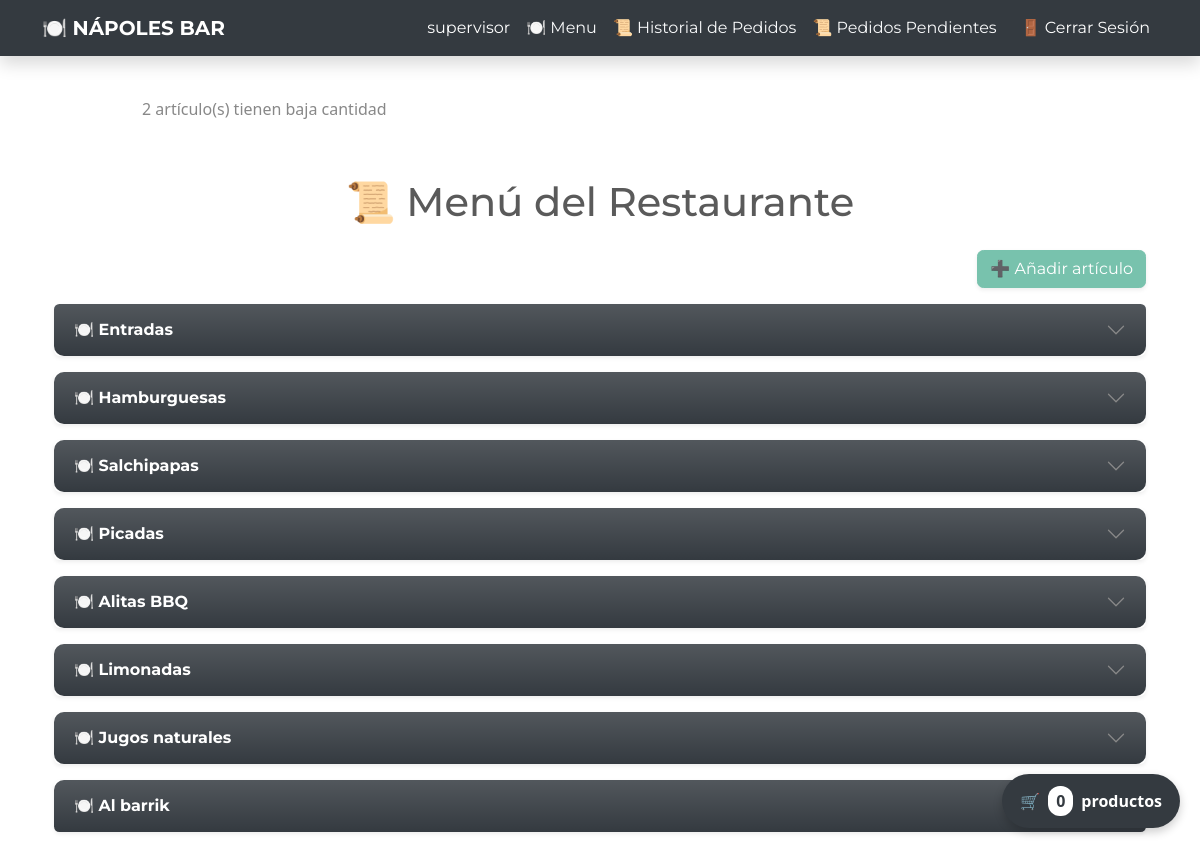
Screenshot of /dashboard/ (signed in) with the database file from the repository.
### inventory/models.py (models this page shows, shortened)
class Category(models.Model):
    name = models.CharField(max_length=200)
    class Meta:
        verbose_name_plural = 'categories'

### inventory/views.py (the view)
# urls.py: path('dashboard/', Dashboard.as_view(), name='dashboard'),
class Dashboard(LoginRequiredMixin, View):
    def get(self, request):
        if request.user.groups.filter(name="Empleado").exists():
            items = InventoryItem.objects.filter(assigned_group__name="Empleado")
        else:
            items = InventoryItem.objects.all()
        categories = Category.objects.all()  # 🔹 Agregar consulta de categorías
        low_inventory = items.filter(quantity__lte=LOW_QUANTITY)
        if low_inventory.exists():
            messages.error(request, f"{low_inventory.count()} artículo(s) tienen baja cantidad")
        low_inventory_ids = low_inventory.values_list("id", flat=True)
        is_admin = request.user.is_superuser or request.user.groups.filter(name="Administrador").exists()
        is_supervisor = request.user.groups.filter(name="Supervisor").exists()
        return render(
            request,
            "inventory/dashboard.html",
            {
                "items": items,
                "categories": categories,  # 🔹 Pasar categorías al template
                "low_inventory_ids": low_inventory_ids,
                "is_admin": is_admin,
                "is_supervisor": is_supervisor
            }
        )

### inventory/templates/inventory/dashboard.html (shortened to what this page needs)
{% extends 'inventory/base.html' %}
{% block content %}
{% if messages %}
    <div class="row mt-3">
        {% for message in messages %}
            <div class="col-md-10 col-12 mx-auto alert alert-{{ message.tags }}">
                {{ message }}
            </div>
        {% endfor %}
    </div>
{% endif %}
<div class="container mt-4">
    <h1 class="text-center mb-4">📜 Menú del Restaurante</h1>
    <div class="d-flex justify-content-end mb-3">
        {% if perms.inventory.manage_inventory %}
            <a href="{% url 'add-item' %}" class="btn btn-primary shadow-sm">➕ Añadir artículo</a>
        {% endif %}
    </div>
    <div class="accordion" id="menuAccordion">
        {% for category in categories %}
        <div class="accordion-item border-0 rounded shadow-sm mb-3">
            <h2 class="accordion-header" id="heading{{ category.id }}">
                <button class="accordion-button fw-bold text-white bg-gradient bg-dark collapsed" type="button" data-bs-toggle="collapse" data-bs-target="#collapse{{ category.id }}" aria-expanded="false" aria-controls="collapse{{ category.id }}">
                    🍽️ {{ category.name }}
                </button>
            </h2>
        </div>
        {% endfor %}
    </div>
</div>
{% endblock content %}

### inventory/templates/inventory/navigation.html (shortened to what this page needs)
<nav class="navbar navbar-expand-lg navbar-dark bg-dark shadow">
    <div class="container">
        <a class="navbar-brand fw-bold" href="{% url 'index' %}">🍽️ NÁPOLES BAR</a>
        <div class="collapse navbar-collapse justify-content-end" id="navbarNav">
            <ul class="navbar-nav">
                {% if user.is_authenticated %}
                    <li class="nav-item">
                        <a class="nav-link text-white" href="#">{{ user.username }}</a>
                    </li>
                    <li class="nav-item">
                        <a class="nav-link btn btn-sm btn-outline-light btn-light" href="{% url 'dashboard' %}"> 🍽️ Menu</a>
                    </li>
					<li class="nav-item">
                        <a class="nav-link btn btn-sm btn-outline-light btn-light" href="{% url 'order-history' %}">📜 Historial de Pedidos</a>
                    </li>
                    <li class="nav-item">
                        <a class="nav-link btn btn-sm btn-outline-light btn-light" href="{% url 'pending-orders' %}">📜 Pedidos Pendientes</a>
                    </li>
                    <li class="nav-item">
                        <a class="nav-link btn btn-sm btn-danger ms-2" href="{% url 'logout' %}">🚪 Cerrar Sesión</a>
                    </li>
                {% endif %}
            </ul>
        </div>
    </div>
</nav>

### inventory/templates/inventory/dashboard.html (style rules this page uses)
.accordion-button { transition: background-color 0.3s ease-in-out, box-shadow 0.3s ease-in-out; border-radius: 10px; }
.btn { transition: transform 0.2s ease-in-out, box-shadow 0.2s ease-in-out; }

### rows the page displays
Category: name "Entradas"
Category: name "Hamburguesas"
Category: name "Salchipapas"
Category: name "Picadas"
Category: name "Alitas BBQ"
Category: name "Limonadas"
Category: name "Jugos naturales"
Category: name "Al barrik"

### other values shown
{{ user.username }} "supervisor"
{{ message }} "2 artículo(s) tienen baja cantidad"
